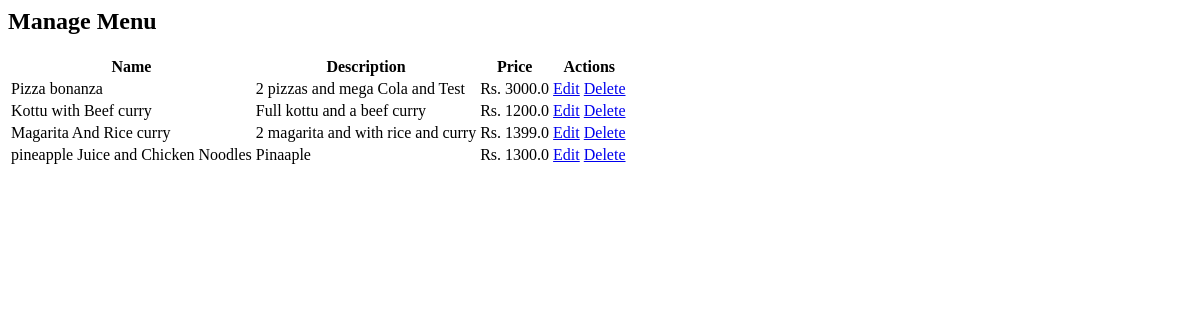
The page /manage_menu/ on the database as committed earlier.
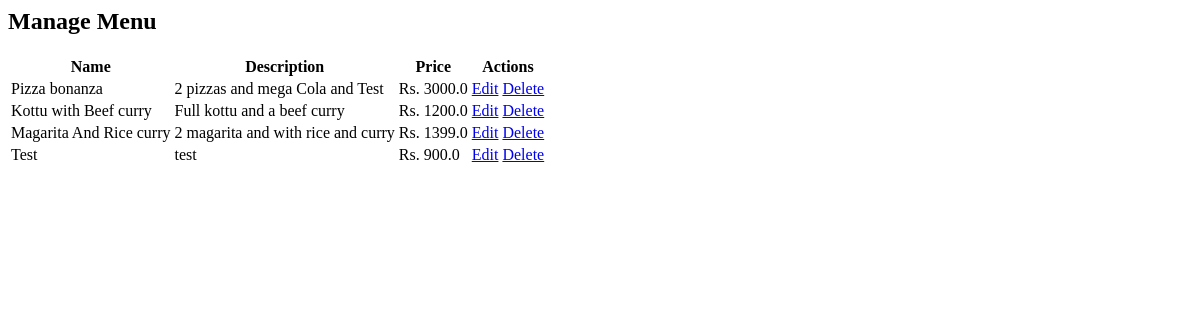
The same page on the database as committed later.
### webstore/models.py (models this page shows, shortened)
class Menu(models.Model):
    name = models.CharField(max_length=50)
    description = models.CharField(max_length=400)
    price = models.FloatField()
    img_url = models.ImageField(upload_to='static/')

### webstore/views.py (the view)
# urls.py: path('manage_menu/', views.manage_menu, name='manage_menu'),
def manage_menu(request):
    items = Menu.objects.all()
    return render(request, 'manage_menu.html', {'items': items})

### webstore/templates/manage_menu.html
<h2>Manage Menu</h2>
<table class="table">
    <thead>
        <tr>
            <th>Name</th>
            <th>Description</th>
            <th>Price</th>
            <th>Actions</th>
        </tr>
    </thead>
    <tbody>
        {% for item in items %}
        <tr>
            <td>{{ item.name }}</td>
            <td>{{ item.description }}</td>
            <td>Rs. {{ item.price }}</td>
            <td>
                <a href="{% url 'edit_menu' item.id %}" class="btn btn-warning btn-sm">Edit</a>
                <a href="{% url 'delete_menu' item.id %}" class="btn btn-danger btn-sm">Delete</a>
            </td>
        </tr>
        {% endfor %}
    </tbody>
</table>

Rows that differ between the two databases and show on the page:
removed Menu: name "pineapple Juice and Chicken Noodles", description "Pinaaple", price "1300.0"
added Menu: name "Test", description "test", price "900.0"
